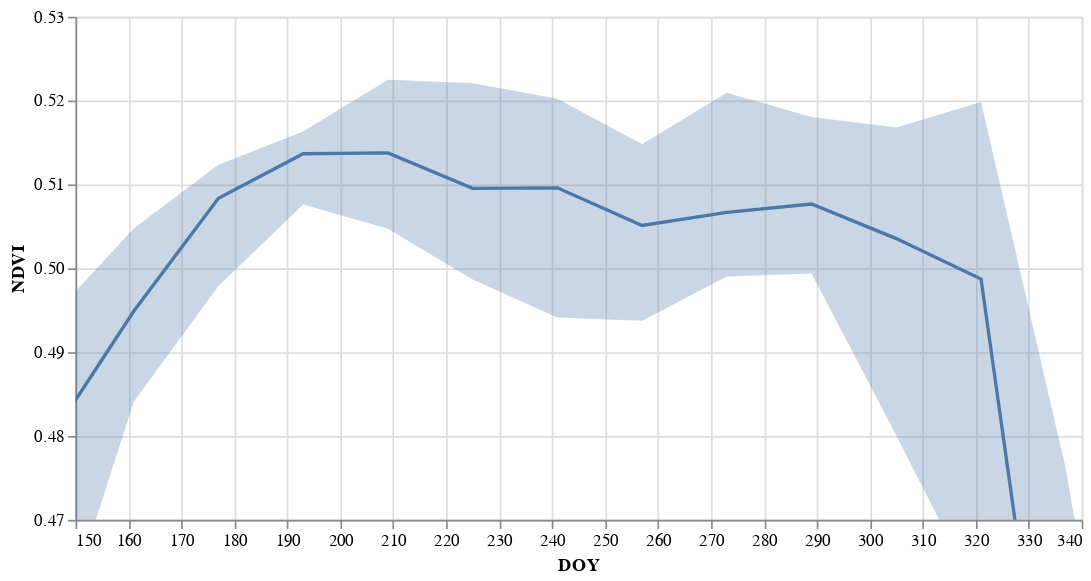

The notebook cell saved with this chart:
### Markdown cell above
Another way to view these data is to plot the distribution of NDVI by DOY represented as an interquartile range envelope and median line. Here, these two charts are defined and then combined in the following snippet.

1. Define a base chart.
2. Define a line chart for median NDVI (note the use of aggregate median transform grouping by DOY).
3. Define a band chart using `'iqr'` (interquartile range) to represent NDVI distribution grouping on DOY.
4. Combine the line and band charts.

### Code cell
base = alt.Chart(ndvi_df).encode(
    x=alt.X('DOY:Q', scale=alt.Scale(domain=(150, 340))))

line = base.mark_line().encode(
    y=alt.Y('median(NDVI):Q', scale=alt.Scale(domain=(0.47, 0.53))))

band = base.mark_errorband(extent='iqr').encode(
    y='NDVI:Q')

(line + band).properties(width=600, height=300).interactive()

### Figure 1 — Vega-Lite specification as saved in the notebook (floating-point values rounded to 4 significant figures; data arrays with more than 128 entries replaced by an {"elided": "..."} marker saying what was removed)
{"config": {"view": {"continuousWidth": 400, "continuousHeight": 300}}, "layer": [{"mark": "line", "encoding": {"x": {"field": "DOY", "scale": {"domain": [150, 340]}, "type": "quantitative"}, "y": {"aggregate": "median", "field": "NDVI", "scale": {"domain": [0.47, 0.53]}, "type": "quantitative"}}, "selection": {"selector003": {"type": "interval", "bind": "scales", "encodings": ["x", "y"]}}}, {"mark": {"type": "errorband", "extent": "iqr"}, "encoding": {"x": {"field": "DOY", "scale": {"domain": [150, 340]}, "type": "quantitative"}, "y": {"field": "NDVI", "type": "quantitative"}}}], "data": {"name": "data-a3f5ce6d8cf8f7ea92e27859b52a6f85"}, "height": 300, "width": 600, "$schema": "https://vega.github.io/schema/vega-lite/v4.17.0.json", "datasets": {"data-a3f5ce6d8cf8f7ea92e27859b52a6f85": {"elided": "455 records"}}}
